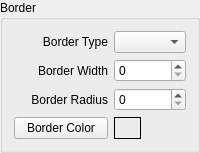
             <widget class="QGroupBox" name="groupBox_25">
              <property name="title">
               <string>Border</string>
              </property>
              <layout class="QGridLayout" name="gridLayout_45">
               <item row="0" column="0">
                <widget class="QLabel" name="label_97">
                 <property name="text">
                  <string>Border Type</string>
                 </property>
                 <property name="alignment">
                  <set>Qt::AlignRight|Qt::AlignTrailing|Qt::AlignVCenter</set>
                 </property>
                </widget>
               </item>
               <item row="0" column="1">
                <widget class="QComboBox" name="rb_border_type_normal"/>
               </item>
               <item row="1" column="0">
                <widget class="QLabel" name="label_98">
                 <property name="text">
                  <string>Border Width</string>
                 </property>
                 <property name="alignment">
                  <set>Qt::AlignRight|Qt::AlignTrailing|Qt::AlignVCenter</set>
                 </property>
                </widget>
               </item>
               <item row="1" column="1">
                <widget class="QSpinBox" name="rb_border_width_normal">
                 <property name="maximum">
                  <number>100</number>
                 </property>
                 <property name="value">
                  <number>0</number>
                 </property>
                </widget>
               </item>
               <item row="2" column="0">
                <widget class="QLabel" name="label_99">
                 <property name="text">
                  <string>Border Radius</string>
                 </property>
                 <property name="alignment">
                  <set>Qt::AlignRight|Qt::AlignTrailing|Qt::AlignVCenter</set>
                 </property>
                </widget>
               </item>
               <item row="2" column="1">
                <widget class="QSpinBox" name="rb_border_radius_normal">
                 <property name="maximum">
                  <number>100</number>
                 </property>
                 <property name="value">
                  <number>0</number>
                 </property>
                </widget>
               </item>
               <item row="3" column="0">
                <widget class="QPushButton" name="rb_border_color_normal">
                 <property name="text">
                  <string>Border Color</string>
                 </property>
                 <property name="qss" stdset="0">
                  <string>border-color</string>
                 </property>
                 <property name="label" stdset="0">
                  <string>rb_border_color_normal_lb</string>
                 </property>
                 <property name="var" stdset="0">
                  <string>rb_border_color_sel_normal</string>
                 </property>
                </widget>
               </item>
               <item row="3" column="1">
                <widget class="QLabel" name="rb_border_color_normal_lb">
                 <property name="maximumSize">
                  <size>
                   <width>27</width>
                   <height>27</height>
                  </size>
                 </property>
                 <property name="frameShape">
                  <enum>QFrame::Box</enum>
                 </property>
                 <property name="text">
                  <string/>
                 </property>
                 <property name="alignment">
                  <set>Qt::AlignCenter</set>
                 </property>
                </widget>
               </item>
              </layout>
             </widget>
